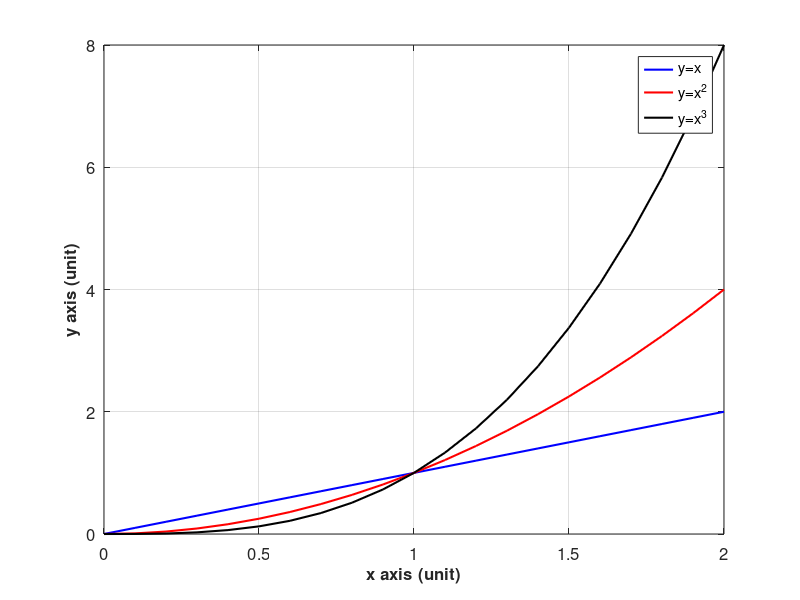

This figure's MATLAB source:
%% THIS DOCUMENT IS NOT RELATED TO THE QUESTIONS IN HW#3...
%% IT IS JUST TO SHOW YOU HOW YOUR SOLUTION WILL LOOK LIKE

%% EE361 HW#X

%% NAME: _NICOLA TESLA_
%% STUDENT NUMBER: _9876543_

%% Q.1.
%% PART (a)
% The parameters that are used:
a = 1;
b = 2;
c = 3;
d = 4;

% Insert your code here
%%
% we must first find e
%%
% $e = (a+b)/(c+d)$
%%
% we must then find f
%%
% $f = (a-b)/(c-d)$
%%
% the result will be the product of them
% by David's rule
%%
% $result = e*f$
%%
% Also note that, this result is obtained
% by assuming the characteristics as linear

e = (a+b)/(c+d);
f = (a-b)/(c-d);
result = e*f;

% your result will be here
result


%% PART (b)

%Insert your code here (calculations)
x = 0:0.1:2;
y1 = x;
y2 = x.^2;
y3 = x.^3;

%Insert your code here (plot)
figure;
plot(x,y1,'b -','Linewidth',1.5);
hold on;
plot(x,y2,'r -','Linewidth',1.5);
hold on;
plot(x,y3,'k -','Linewidth',1.5);
hold on;
grid on;
set(gca,'FontSize',12);
xlabel('x axis (unit)','FontSize',12,'FontWeight','Bold')
ylabel('y axis (unit)','FontSize',12,'FontWeight','Bold')
legend('y=x','y=x^2','y=x^3');


% your graph will be here
% do not forget to plot on same figure

%% PART (c)
% Comment:
% The three characteristics coincide at x = 1
% However, one does not simply walk into mordor
% Furthermore, they are taking the hobits to isengard
